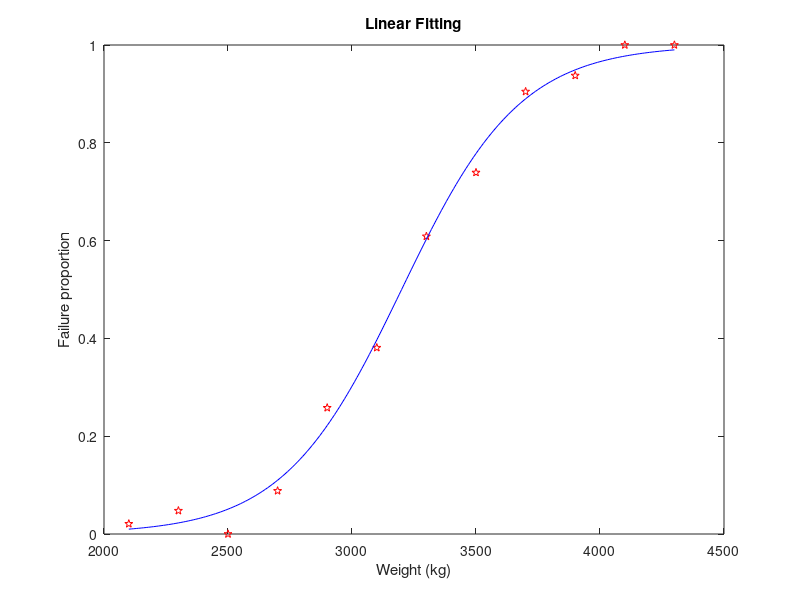

Write MATLAB code to recreate this figure.
%% car test data
weight = [2100 2300 2500 2700 2900 3100 3300 3500 3700 3900 4100 4300]';
tested = [48 42 31 34 31 21 23 23 21 16 17 21]';
failed = [1 2 0 3 8 8 14 17 19 15 17 21]';

proportion = failed ./ tested;

figure;
plot(weight, proportion, 'rp');
title(['Linear Fitting'])
xlabel('Weight (kg)');
ylabel('Failure proportion');

b = glmfit(weight, [failed tested], 'binomial', 'link', 'logit');

x = (2100:10:4300)';
y = 1 ./ (1 + exp(-(b(1) + b(2) * x)));

hold on;
plot(x, y, 'b');

fprintf('Logistic regression model:\n');
fprintf('y = 1 / (1 + exp(-(%f + %f*x)))\n', b(1), b(2));
